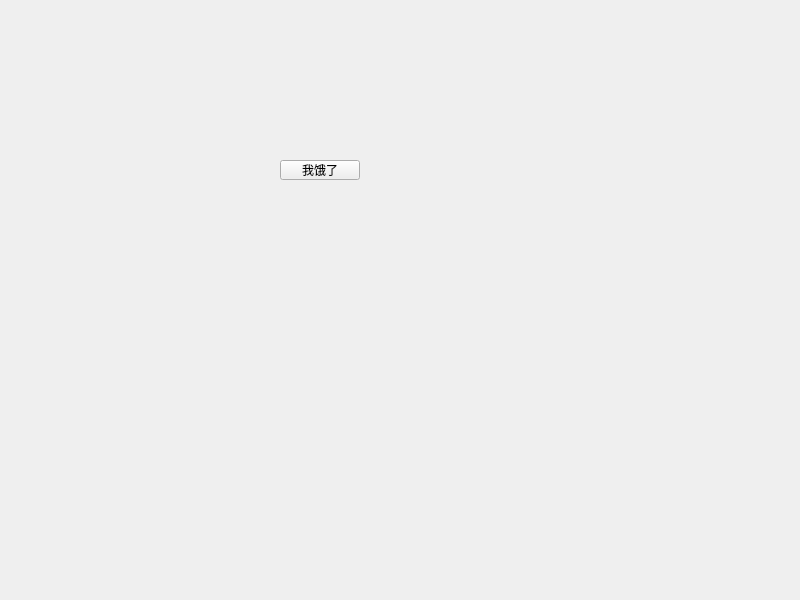
<?xml version="1.0" encoding="UTF-8"?>
<ui version="4.0">
 <class>Widget</class>
 <widget class="QWidget" name="Widget">
  <property name="geometry">
   <rect>
    <x>0</x>
    <y>0</y>
    <width>800</width>
    <height>600</height>
   </rect>
  </property>
  <property name="windowTitle">
   <string>Widget</string>
  </property>
  <widget class="QPushButton" name="pushButton">
   <property name="geometry">
    <rect>
     <x>280</x>
     <y>160</y>
     <width>80</width>
     <height>20</height>
    </rect>
   </property>
   <property name="text">
    <string>我饿了</string>
   </property>
  </widget>
 </widget>
 <resources/>
 <connections/>
</ui>
